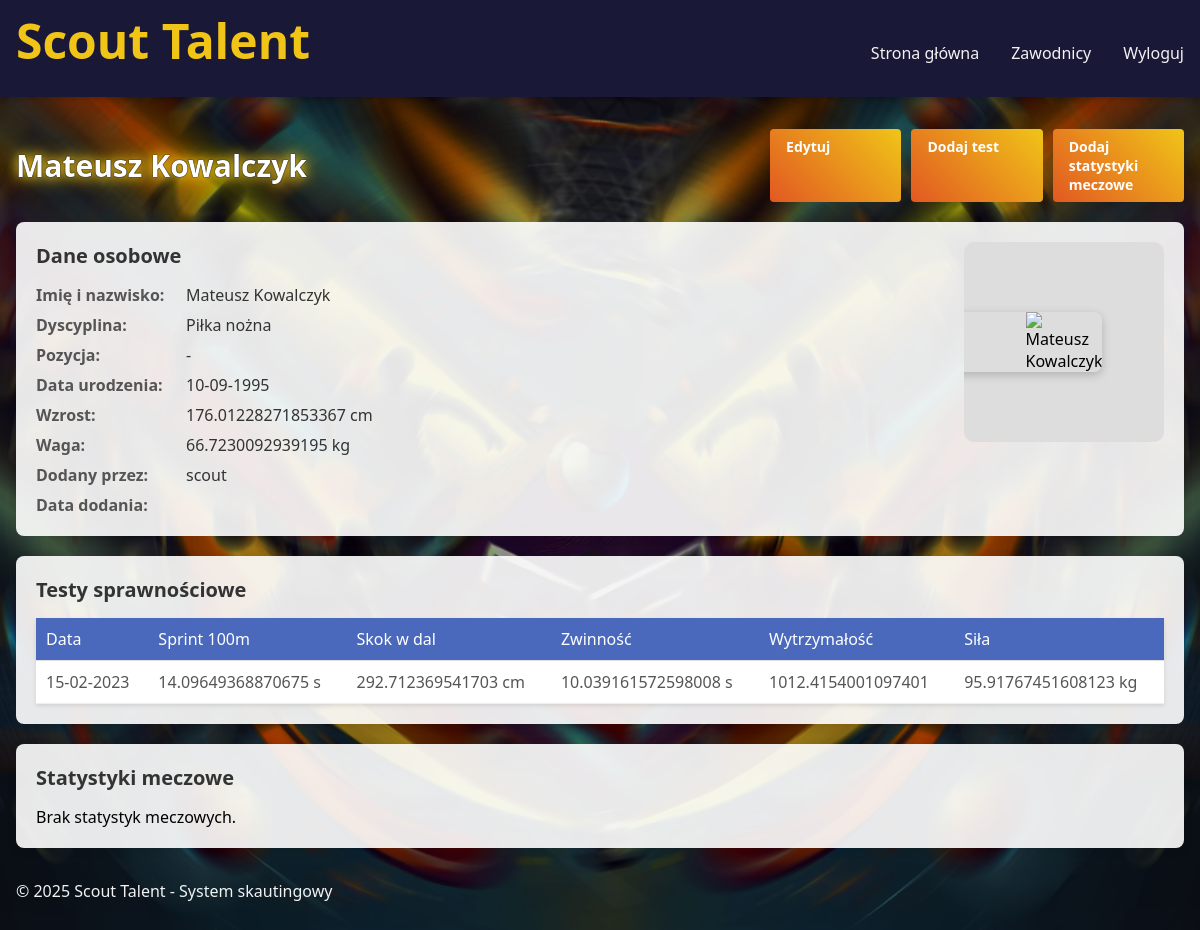
/players/detail/5 (signed in), run on the app's committed database.
### app/models.py (models this page shows, shortened)
class Player(db.Model):
    id = db.Column(db.Integer, primary_key=True)
    first_name = db.Column(db.String(64), nullable=False)
    last_name = db.Column(db.String(64), nullable=False)
    height = db.Column(db.Float)  # w cm
    weight = db.Column(db.Float)  # w kg
    birth_date = db.Column(db.Date)
    position = db.Column(db.String(64))
    photo = db.Column(db.String(255), nullable=True)  # Path to player photo
    sport_id = db.Column(db.Integer, db.ForeignKey('sport.id'))
    scout_id = db.Column(db.Integer, db.ForeignKey('user.id'))
    physical_tests = db.relationship('PhysicalTest', backref='player', lazy='dynamic')
    match_stats = db.relationship('MatchStat', backref='player', lazy='dynamic')

class Sport(db.Model):
    id = db.Column(db.Integer, primary_key=True)
    name = db.Column(db.String(64), unique=True, nullable=False)
    description = db.Column(db.Text)
    players = db.relationship('Player', backref='sport', lazy='dynamic')

class User(UserMixin, db.Model):
    id = db.Column(db.Integer, primary_key=True)
    username = db.Column(db.String(64), unique=True, nullable=False)
    email = db.Column(db.String(120), unique=True, nullable=False)
    password_hash = db.Column(db.String(128))
    role = db.Column(db.String(20), default='user')  # user, scout, club_manager, admin
    profile_picture = db.Column(db.String(200), nullable=True)  # Path to profile picture file
    status = db.Column(db.String(20), default='amateur')  # pro/amateur
    players = db.relationship('Player', backref='scout', lazy='dynamic')

class PhysicalTest(db.Model):
    id = db.Column(db.Integer, primary_key=True)
    player_id = db.Column(db.Integer, db.ForeignKey('player.id'))
    test_date = db.Column(db.Date, default=datetime.utcnow)
    sprint_100m = db.Column(db.Float)  # w sekundach
    long_jump = db.Column(db.Float)  # w cm
    agility = db.Column(db.Float)  # w sekundach
    endurance = db.Column(db.Float)  # w sekundach lub metrach zależnie od testu
    strength = db.Column(db.Float)  # w kg
    notes = db.Column(db.Text)

### app/routes/player_routes.py (the view)
@players.route('/detail/<int:player_id>')
@login_required
def detail(player_id):
    player = Player.query.get_or_404(player_id)
    if current_user.role != 'admin' and current_user.role != 'club_manager' and player.scout_id != current_user.id:
        abort(403)
    return render_template('player/detail.html', player=player)

### app/models.py (called while the page is built)
@login_manager.user_loader
def load_user(id):
    return User.query.get(int(id))

### app/templates/player/detail.html (shortened to what this page needs)
{% extends 'base.html' %}
{% block content %}
<section class="player-detail">
    <div class="header-section">
        <h1>{{ player.first_name }} {{ player.last_name }}</h1>
        {% if current_user.role in ['scout', 'admin'] and (current_user.role == 'admin' or player.scout_id == current_user.id) %}
            <div class="action-buttons">
                <a href="{{ url_for('players.edit', player_id=player.id) }}" class="btn btn-primary">Edytuj</a>
                <a href="{{ url_for('players.add', player_id=player.id) }}" class="btn btn-primary">Dodaj test</a>
                <a href="{{ url_for('players.add', player_id=player.id) }}" class="btn btn-primary">Dodaj statystyki meczowe</a>
            </div>
        {% endif %}
    </div>
    <div class="player-info card">
        <div class="player-header">
            <div class="player-details">
                <h2>Dane osobowe</h2>
                <dl>
                    <dt>Imię i nazwisko:</dt>
                    <dd>{{ player.first_name }} {{ player.last_name }}</dd>
                    <dt>Dyscyplina:</dt>
                    <dd>{{ player.sport.name }}</dd>
                    <dt>Pozycja:</dt>
                    <dd>{{ player.position }}</dd>
                    <dt>Data urodzenia:</dt>
                    <dd>{{ player.birth_date.strftime('%d-%m-%Y') if player.birth_date else 'Brak danych' }}</dd>
                    <dt>Wzrost:</dt>
                    <dd>{{ player.height }} cm</dd>
                    <dt>Waga:</dt>
                    <dd>{{ player.weight }} kg</dd>
                    <dt>Dodany przez:</dt>
                    <dd>{{ player.scout.username }}</dd>
                    <dt>Data dodania:</dt>
                </dl>
            </div>
            {% if player.photo %}
            <div class="player-photo">
                <img src="{{ player.photo }}" alt="{{ player.first_name }} {{ player.last_name }}" class="img-fluid rounded">
            </div>
            {% endif %}
        </div>
    </div>
    <div class="player-tests card">
        <h2>Testy sprawnościowe</h2>
        {% if player.physical_tests.count() > 0 %}
            <table class="data-table">
                <thead>
                    <tr>
                        <th>Data</th>
                        <th>Sprint 100m</th>
                        <th>Skok w dal</th>
                        <th>Zwinność</th>
                        <th>Wytrzymałość</th>
                        <th>Siła</th>
                    </tr>
                </thead>
                <tbody>
                    {% for test in player.physical_tests %}
                        <tr>
                            <td>{{ test.test_date.strftime('%d-%m-%Y') }}</td>
                            <td>{{ test.sprint_100m }} s</td>
                            <td>{{ test.long_jump }} cm</td>
                            <td>{{ test.agility }} s</td>
                            <td>{{ test.endurance }}</td>
                            <td>{{ test.strength }} kg</td>
                        </tr>
                    {% endfor %}
                </tbody>
            </table>
        {% else %}
            <p>Brak testów sprawnościowych.</p>
        {% endif %}
    </div>
    <div class="player-matches card">
        <h2>Statystyki meczowe</h2>
        {% if player.match_stats.count() > 0 %}
            <table class="data-table">
                <thead>
                    <tr>
                        <th>Data</th>
                        <th>Przeciwnik</th>
                        <th>Minuty</th>
                        <th>Gole</th>
                        <th>Asysty</th>
                        <th>Dystans</th>
                        <th>Kontakty z piłką</th>
                    </tr>
                </thead>
                <tbody>
                    {% for stat in player.match_stats %}
                        <tr>
                            <td>{{ stat.match.date.strftime('%d-%m-%Y') }}</td>
                            <td>{{ stat.match.opponent }}</td>
                            <td>{{ stat.minutes_played }}</td>
                            <td>{{ stat.goals }}</td>
                            <td>{{ stat.assists }}</td>
                            <td>{{ stat.distance_covered }} km</td>
                            <td>{{ stat.ball_contacts }}</td>
                        </tr>
                    {% endfor %}
                </tbody>
            </table>
        {% else %}
            <p>Brak statystyk meczowych.</p>
        {% endif %}
    </div>
</section>
{% endblock %}

### app/static/css/style.css (style rules this page uses)
:root { --primary-color: #4c2882; --secondary-color: #e25822; --accent-color: #f0c518; --background-color: #0a2a4a; --text-color: #f2f2f2; --dark-accent: #1a1837; --gradient-primary: linear-gradient(135deg, var(--primary-color), var(--dark-accent)); --gradient-secondary: linear-gradient(45deg, var(--secondary-color), var(--accent-color)); }
* { margin: 0; padding: 0; box-sizing: border-box; font-family: 'Segoe UI', Tahoma, Geneva, Verdana, sans-serif; }
body { background-image: url('../images/background.png'); background-size: cover; background-position: center; color: var(--text-color); min-height: 100vh; }
.btn { width: 100%; padding: 12px; border: none; border-radius: 5px; cursor: pointer; font-size: 1rem; font-weight: bold; transition: all 0.3s ease; }
.btn-primary { background: var(--gradient-secondary); color: var(--dark-accent); }
.card { background-color: #b0c4de; border-radius: 8px; box-shadow: 0 2px 4px rgba(0, 0, 0, 0.1); padding: 20px; transition: transform 0.3s ease; color:black; }
.data-table { width: 100%; border-collapse: collapse; margin-top: 20px; background-color: #fff; box-shadow: 0 2px 4px rgba(0, 0, 0, 0.1); }
.data-table th, .data-table td { padding: 12px 15px; text-align: left; border-bottom: 1px solid #e0e0e0; }
.data-table th { background-color: #f8f9fa; font-weight: bold; }
.header-section { display: flex; justify-content: space-between; align-items: center; margin-bottom: 20px; }
.action-buttons { display: flex; gap: 10px; }
.player-info { flex: 1; padding-right: 15px; }
.player-photo { width: 80px; height: 80px; background: #ddd; display: flex; align-items: center; justify-content: center; border-radius: 10px; overflow: hidden; }

### app/templates/player/detail.html (style rules this page uses)
.card { background-color: rgba(255, 255, 255, 0.9); border-radius: 8px; box-shadow: 0 2px 10px rgba(0, 0, 0, 0.1); padding: 20px; margin-bottom: 20px; }
.header-section { display: flex; justify-content: space-between; align-items: center; margin-bottom: 20px; }
.header-section h1 { margin: 0; font-size: 30px; color: white; text-shadow: 0 0 1px #000000, 0 0 1px #000000, 0 0 11px #f0c518, 0 0 20px #f0c518; }
.action-buttons { display: flex; gap: 10px; }
.btn-primary { background-color: #4a69bd; color: white; border: none; padding: 8px 16px; border-radius: 4px; text-decoration: none; font-size: 14px; cursor: pointer; }
.player-header { display: flex; justify-content: space-between; align-items: flex-start; }
.player-details { flex: 1; }
.player-details h2 { color: #333; margin-top: 0; margin-bottom: 15px; font-size: 20px; }
.player-details dl { display: grid; grid-template-columns: 150px 1fr; row-gap: 8px; }
.player-details dt { font-weight: bold; color: #555; }
.player-details dd { margin-left: 0; color: #333; }
.player-photo { margin-left: 30px; margin-bottom: 20px; width:200px; height: 200px; }
.player-photo img { margin-right:100px; padding-left: 100px; max-width: 300px; height: auto; border-radius: 8px; box-shadow: 0 3px 10px rgba(0, 0, 0, 0.2); }
.player-tests h2, .player-matches h2 { color: #333; margin-top: 0; margin-bottom: 15px; font-size: 20px; }
.data-table { width: 100%; border-collapse: collapse; margin-top: 10px; }
.data-table th { background-color: #4a69bd; color: white; padding: 10px; text-align: left; font-weight: normal; }
.data-table td { padding: 10px; border-bottom: 1px solid #eee; color: #555; }

### data on the page
Player: first_name "Mateusz", last_name "Kowalczyk", position "-", birth_date "10-09-1995", height "176.01228271853367", weight "66.7230092939195"
Sport: sport.name "Piłka nożna"
User: scout.username "scout"
PhysicalTest: test_date "15-02-2023", sprint_100m "14.09649368870675", long_jump "292.712369541703", agility "10.039161572598008", endurance "1012.4154001097401", strength "95.91767451608123"
